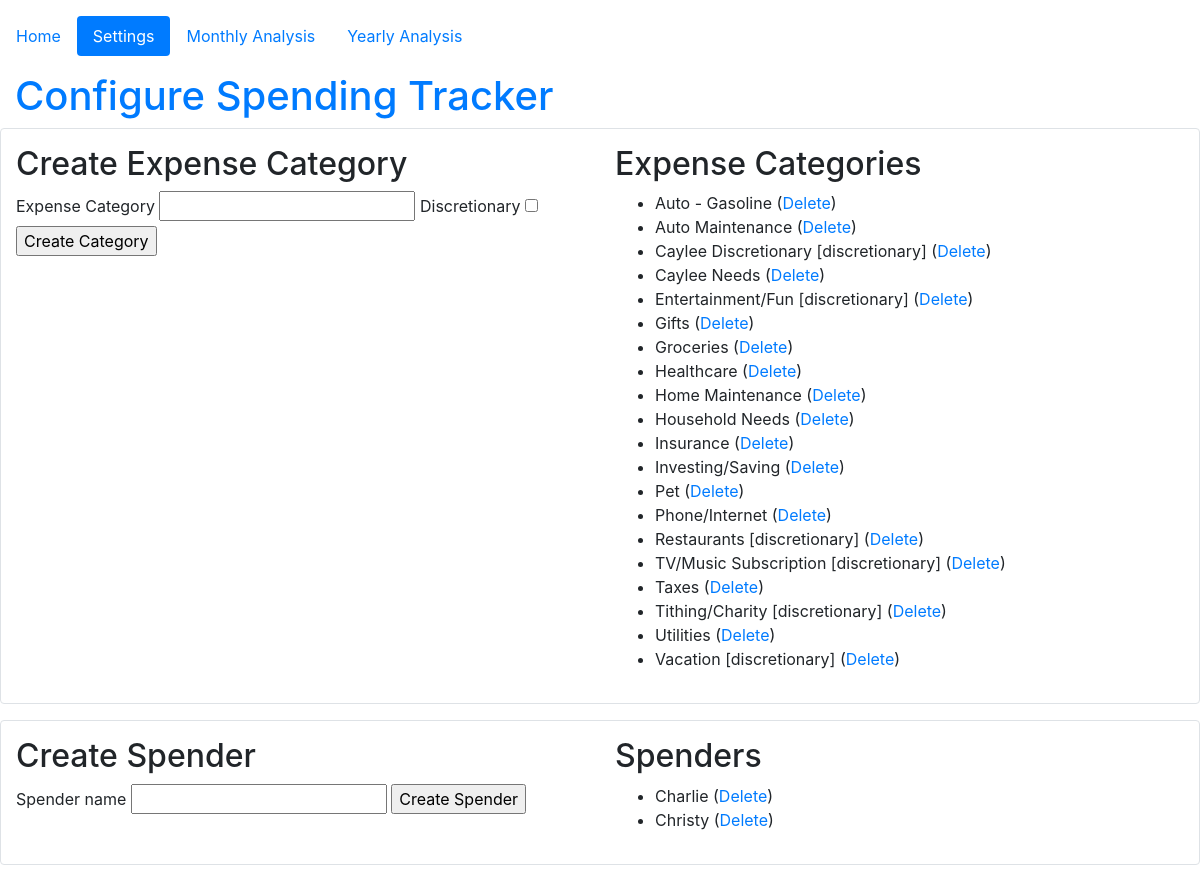
The page /configure on the database its author committed.
### tracker_app/models.py (models this page shows, shortened)
class Category(db.Model):
	categoryId = db.Column(db.Integer, primary_key=True)
	expenseCategory = db.Column(db.String(50), unique=True, nullable=False)
	discretionary = db.Column(db.Boolean, nullable=False)
	expenses = db.relationship("Expense", backref="myCategory")

class User(db.Model):
    userId = db.Column(db.Integer, primary_key=True)
    username = db.Column(db.String(20), unique=True, nullable=False)
    expenses = db.relationship("Expense", backref="spender")

### tracker_app/routes.py (the view, shortened to what this page needs)
@app.route("/configure", methods=["GET","POST"])
def configure():
	newUserForm = forms.NewUserForm()
	newCategoryForm = forms.NewCategoryForm()
	return render_template('configure.html', users=User.query.order_by(User.username).all(), newUserForm=newUserForm,
				newCategoryForm=newCategoryForm, categories=Category.query.order_by(Category.expenseCategory).all())

### tracker_app/forms.py
class NewUserForm(FlaskForm):
	username = 	StringField('Spender name', validators=[DataRequired()])
	submit = SubmitField('Create Spender')

class NewCategoryForm(FlaskForm):
	category = StringField('Expense Category', validators=[DataRequired()])
	discretionary = BooleanField('Discretionary', default=False)
	submit = SubmitField('Create Category')

### tracker_app/templates/configure.html (shortened to what this page needs)
{% extends 'layout.html' %}
{% set activePage = "configure" %}
{% block content %}
<h1 class="text-primary">Configure Spending Tracker</h1>
<div class="row border rounded py-3" id="expenses-config">
	<div class="col-lg">
		<h2>Create Expense Category</h2>
		<form method="POST" action={{ url_for('configure') }}>
			{{ newCategoryForm.category.label }} {{ newCategoryForm.category(size=20) }}
			{{ newCategoryForm.discretionary.label }} {{ newCategoryForm.discretionary }}<br>
			{{ newCategoryForm.submit }}
		</form>
	</div>
	<div class="col-lg">
		<h2>Expense Categories</h2>
		<ul>
			{% for cat in categories %}
				<li>{{ cat.expenseCategory }}
					{% if cat.discretionary %}[discretionary]{% endif %}
					(<a href={{ url_for('deleteCategory', categoryId=cat.categoryId) }}>Delete</a>)
				 </li>
			{% endfor %}
		</ul>
	</div>
</div>
<div class="row border rounded my-3 py-3" id="users-config">
	<div class="col-sm">
		<h2>Create Spender</h2>
		<form method="POST" action={{ url_for('configure') }}>
			{{ newUserForm.username.label }} {{ newUserForm.username(size=20) }}
			{{ newUserForm.submit }}
		</form>
	</div>
	<div class="col-sm">
		<h2>Spenders</h2>
		<ul>
			{% for user in users %}
				<li>{{ user.username }} (<a href={{ url_for('deleteUser', userId=user.userId) }}>Delete</a>)</li>
			{% endfor %}
		</ul>
	</div>
</div>
{% endblock %}

### tracker_app/templates/layout.html (shortened to what this page needs)
<!DOCTYPE html>
<html lang="en">
<head>
<link rel="stylesheet" href="https://stackpath.bootstrapcdn.com/bootstrap/4.5.0/css/bootstrap.min.css">
<link rel="stylesheet" href="{{ url_for('static', filename='styles.css') }}">
</head>
<body>
	<div class="container">
		<div class="row my-3" id="sitenav">
			<nav class="nav nav-pills nav-fill">
				{% set navigation_bar = [
					('home', 'Home'),
					('configure', 'Settings'),
					('monthlyAnalysis', 'Monthly Analysis'),
					('yearlyAnalysis', 'Yearly Analysis'),
				] %}
				{% for id, text in navigation_bar %}
					<a class="nav-item nav-link {% if id == activePage %} active{% endif %}" href="{{ url_for(id) }}">{{ text }}</a>
				{% endfor %}
			</nav>
		</div>
		<div class="row" id="content">
			<div class="col-lg">
				{% block content %}{% endblock %}
			</div>
		</div>
	</div>
</body>
</html>

### tracker_app/static/styles.css (style rules this page uses)
@media (min-width: 1200px) { .container { max-width: 1350px; } }

### rows shown on the page
Category: expenseCategory "Auto - Gasoline"
Category: expenseCategory "Auto Maintenance"
Category: expenseCategory "Caylee Discretionary", discretionary "[discretionary]"
Category: expenseCategory "Caylee Needs"
Category: expenseCategory "Entertainment/Fun", discretionary "[discretionary]"
Category: expenseCategory "Gifts"
Category: expenseCategory "Groceries"
Category: expenseCategory "Healthcare"
Category: expenseCategory "Home Maintenance"
Category: expenseCategory "Household Needs"
Category: expenseCategory "Insurance"
Category: expenseCategory "Investing/Saving"
Category: expenseCategory "Pet"
Category: expenseCategory "Phone/Internet"
Category: expenseCategory "Restaurants", discretionary "[discretionary]"
Category: expenseCategory "TV/Music Subscription", discretionary "[discretionary]"
Category: expenseCategory "Taxes"
Category: expenseCategory "Tithing/Charity", discretionary "[discretionary]"
Category: expenseCategory "Utilities"
Category: expenseCategory "Vacation", discretionary "[discretionary]"
User: username "Charlie"
User: username "Christy"

### other values the page prints
{{ text }} "Home" "Settings" "Monthly Analysis" "Yearly Analysis"
{{ newCategoryForm.category.label }} "Expense Category"
{{ newCategoryForm.discretionary.label }} "Discretionary"
{{ newUserForm.username.label }} "Spender name"
